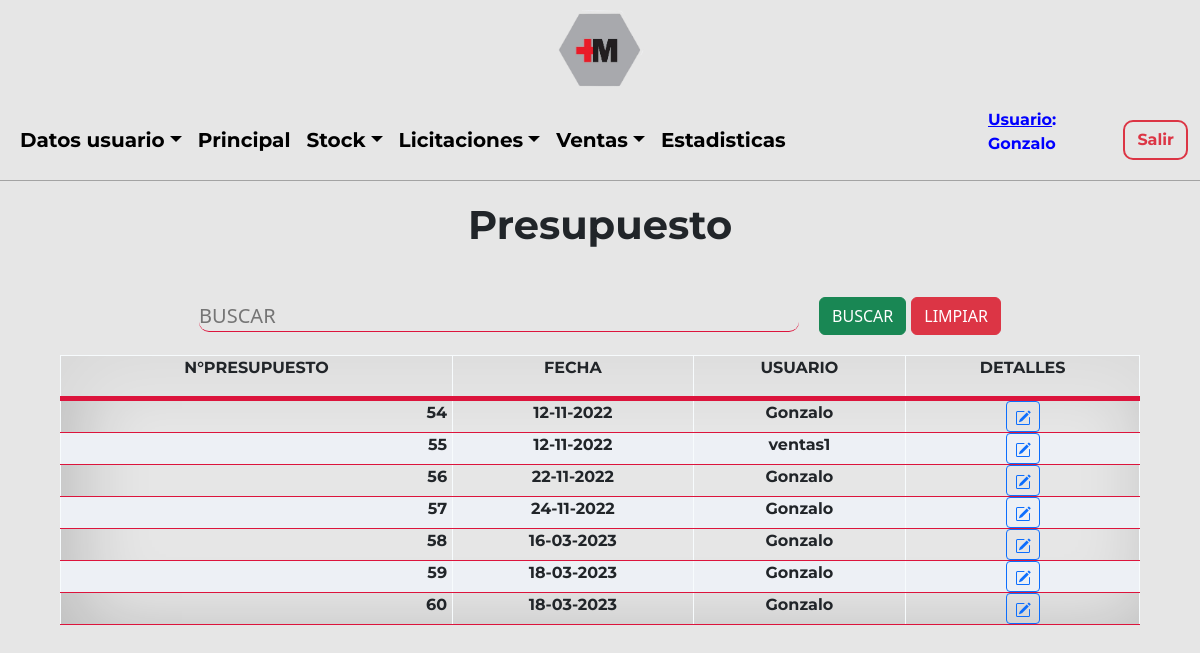
/Sistema/Ventas/presupuestos.php?ok (signed in), run on the app's committed database.
### tables this page shows
CREATE TABLE `usuario` (
  `idUsuario` int(3) NOT NULL,
  `usuario` text NOT NULL,
  `contraseña` varchar(60) NOT NULL,
  `idRol` int(2) NOT NULL,
  `idTipoUsuario` int(10) NOT NULL,
  `nombre` varchar(100) NOT NULL,
  `correo` varchar(100) NOT NULL,
  `direccion` varchar(100) NOT NULL,
  `idEstadoUsuario` int(2) NOT NULL
);

CREATE TABLE `documento` (
  `idDocumento` int(3) NOT NULL,
  `idEstadoDocumento` int(3) NOT NULL
);

### Sistema/Ventas/presupuestos.php (the view, shortened to what this page needs)
<?php
include('../../Utils/conexion.php');
$iduser = $_SESSION['usuario'];
$sql = "SELECT idUsuario, usuario, idRol FROM usuario WHERE usuario='$iduser'";
$resultado = $datos_base->query($sql);
$row = $resultado->fetch_assoc();
$nom = $row['usuario'];
$idRol = $row['idRol'];
?>
<!DOCTYPE html>
<html lang="en">
<head>
    <link href="https://cdn.jsdelivr.net/npm/bootstrap@5.2.0-beta1/dist/css/bootstrap.min.css" rel="stylesheet">
    <link rel="stylesheet" type="text/css" href="../../Css/estilos.css"/>
</head>
<body>
    <?php include('../Layouts/ventasHeader.php'); ?>
    <main>
        <section class="ini">
            <div class="ini-tit">
                <h1>Presupuesto</h1>
            </div>
            <div class="container">
                <form method="POST" action="./presupuestos.php">
                    <div class="form-grilla">
                        <div class="form-grilla-busc">
                            <input type="text" style="text-transform:uppercase;" name="buscar"  placeholder="Buscar" class="busc">
                        </div>
                        <div class="form-grilla-but">
                            <input class="btn btn-success" type="submit" name="btn2" value="BUSCAR"></input>
                            <input class="btn btn-danger" type="submit" name="btn1" value="LIMPIAR"></input>
                        </div>
                    </div>
                </form>
            </div>
            <?php
                    if($idRol == $rolgerente OR $idRol == $roladmin)
                    {
                    echo "<table>
                            <thead>
                                <tr>
                                    <th><p>N°PRESUPUESTO</p></th>
                                    <th><p>FECHA</p></th>
                                    <th><p>USUARIO</p></th>
                                    <th><p>DETALLES</p></th>
                                </tr>
                            </thead>
                        ";
                        if(isset($_POST['btn2']))
                                {
                                    $doc = $_POST['buscar'];
                                    $consulta=mysqli_query($datos_base, "SELECT d.idDocumento, m.fecha, u.usuario
                                    FROM documento d
                                    LEFT JOIN movimientodocumento AS m ON m.idDocumento = d.idDocumento
                                    LEFT JOIN datosdocumento AS da ON da.idDocumento = d.idDocumento
                                    LEFT JOIN usuario AS u ON u.idUsuario = da.idUsuario
                                    WHERE m.idEstadoDocumento = 2 AND (d.idDocumento LIKE '%$doc%' OR m.fecha LIKE '%$doc%' OR u.usuario LIKE '%$doc%')
                                    GROUP BY d.idDocumento");
                                    while($listar = mysqli_fetch_array($consulta))
                                    {
                                        $fec = date("d-m-Y", strtotime($listar['fecha']));
                                        echo
                                        "
                                            <tr>
                                            <td><h4 style='font-size:16px;text-align: right; margin-right: 5px; '>".$listar['idDocumento']."</h4 ></td>
                                            <td><h4 style='font-size:16px;'>".$fec."</h4 ></td>
                                            <td><h4 style='font-size:16px;'>".$listar['usuario']."</h4 ></td>
                                            <td class='text-center text-nowrap'><a class='btn btn-sm btn-outline-primary' href=./detallePresupuesto.php?no=".$listar['idDocumento']." class=mod><svg xmlns='http://www.w3.org/2000/svg' width='16' height='16' fill='currentColor' class='bi bi-pencil-square' viewBox='0 0 16 16'>
                                                <path d='M15.502 1.94a.5.5 0 0 1 0 .706L14.459 3.69l-2-2L13.502.646a.5.5 0 0 1 .707 0l1.293 1.293zm-1.75 2.456-2-2L4.939 9.21a.5.5 0 0 0-.121.196l-.805 2.414a.25.25 0 0 0 .316.316l2.414-.805a.5.5 0 0 0 .196-.12l6.813-6.814z'/>
                                                <path fill-rule='evenodd' d='M1 13.5A1.5 1.5 0 0 0 2.5 15h11a1.5 1.5 0 0 0 1.5-1.5v-6a.5.5 0 0 0-1 0v6a.5.5 0 0 1-.5.5h-11a.5.5 0 0 1-.5-.5v-11a.5.5 0 0 1 .5-.5H9a.5.5 0 0 0 0-1H2.5A1.5 1.5 0 0 0 1 2.5v11z'/>
                                            </svg></a></td>
                                            </tr>
                                        ";
                                    }
                                }
                                else{
                                $consulta=mysqli_query($datos_base, "SELECT d.idDocumento, m.fecha, u.usuario
                                FROM documento d
                                LEFT JOIN movimientodocumento AS m ON m.idDocumento = d.idDocumento
                                LEFT JOIN datosdocumento AS da ON da.idDocumento = d.idDocumento
                                LEFT JOIN usuario AS u ON u.idUsuario = da.idUsuario
                                WHERE m.idEstadoDocumento = 2
                                GROUP BY d.idDocumento");
                                    while($listar = mysqli_fetch_array($consulta))
                                    {
                                        $fec = date("d-m-Y", strtotime($listar['fecha']));
                                        echo
                                        "
                                            <tr>
                                            <td><h4 style='font-size:16px;text-align: right; margin-right: 5px; '>".$listar['idDocumento']."</h4 ></td>
                                            <td><h4 style='font-size:16px;'>".$fec."</h4 ></td>
                                            <td><h4 style='font-size:16px;'>".$listar['usuario']."</h4 ></td>
                                            <td class='text-center text-nowrap'><a class='btn btn-sm btn-outline-primary' href=./detallePresupuesto.php?no=".$listar['idDocumento']." class=mod><svg xmlns='http://www.w3.org/2000/svg' width='16' height='16' fill='currentColor' class='bi bi-pencil-square' viewBox='0 0 16 16'>
                                                <path d='M15.502 1.94a.5.5 0 0 1 0 .706L14.459 3.69l-2-2L13.502.646a.5.5 0 0 1 .707 0l1.293 1.293zm-1.75 2.456-2-2L4.939 9.21a.5.5 0 0 0-.121.196l-.805 2.414a.25.25 0 0 0 .316.316l2.414-.805a.5.5 0 0 0 .196-.12l6.813-6.814z'/>
                                                <path fill-rule='evenodd' d='M1 13.5A1.5 1.5 0 0 0 2.5 15h11a1.5 1.5 0 0 0 1.5-1.5v-6a.5.5 0 0 0-1 0v6a.5.5 0 0 1-.5.5h-11a.5.5 0 0 1-.5-.5v-11a.5.5 0 0 1 .5-.5H9a.5.5 0 0 0 0-1H2.5A1.5 1.5 0 0 0 1 2.5v11z'/>
                                            </svg></a></td>
                                            </tr>
                                        ";
                                    }
                                }
                                echo "</table>";
                            }
                        ?>
        </section>
    </main>
</body>
</html>

### Sistema/Layouts/ventasHeader.php (shortened to what this page needs)
<div class="cont-img">
        <a href="../principal.php" class="imagenb">
            <img src="../../Imagenes/c-titulo.png" alt="logo">
         </a>
    </div>
    <header class="hea-pri">
        <nav class="navbar navbar-expand-lg navbar-light">
            <div class="container-fluid navpri">
                <div class="collapse navbar-collapse" id="navbarNav">
                    <ul class="navbar-nav">
                    <li class="nav-item dropdown">
                            <a href="#" class="nav-link dropdown-toggle variacion" id="navbarDropdown" role="button" data-bs-toggle="dropdown" aria-expanded="false">Datos usuario</a>
                                <?php
                                    $rolgerente = 1;
                                    $roladmin = 2;
                                    $roldeposito = 3;
                                    $rolventas = 4;
                                    $rolobra = 5;
                                    $rolproveedor = 6;
                                ?>
                        </li>
                        <li class="nav-item">
                            <a href="../principal.php" class="nav-link variacion" aria-current="page">Principal</a>
                        </li>
                        <?php
                            if($idRol == $rolgerente OR $idRol == $roldeposito){
                        ?>
                        <li class="nav-item dropdown">
                            <a href="#" class="nav-link dropdown-toggle variacion" id="navbarDropdown" role="button" data-bs-toggle="dropdown" aria-expanded="false">Stock</a>
                        </li>
                        <?php
                            }
                        ?>
                        <?php
                            if($idRol == $rolgerente OR $idRol == $roladmin OR $idRol == $rolventas OR $idRol == $rolproveedor){
                        ?>
                        <li class="nav-item dropdown">
                            <a href="#" class="nav-link dropdown-toggle variacion" id="navbarDropdown" role="button" data-bs-toggle="dropdown" aria-expanded="false">Licitaciones</a>
                        </li>
                        <?php
                            }
                        ?>
                        <?php
                            if($idRol == $rolgerente OR $idRol == $roladmin OR $idRol == $rolobra){
                        ?>
                        <li class="nav-item dropdown">
                            <a href="#" class="nav-link dropdown-toggle variacion" id="navbarDropdown" role="button" data-bs-toggle="dropdown" aria-expanded="false">Ventas</a>
                        </li>
                        <?php
                            }
                        ?>
                        <?php
                            if($idRol == $rolgerente OR $idRol == $roladmin){
                        ?>
                        <li class="nav-item">
                            <a href="../estadisticas.php" class="nav-link variacion" aria-current="page">Estadisticas</a>
                        </li>
                        <?php
                            }
                        ?>
                    </ul>
                </div>
                <div class="not-exit">
                    <div class="not-exit-name">
                        <p style='color: blue; font-weight: bold;'><u>Usuario</u>: <?php echo $nom;?></p>
                    </div>
                   <div class="not-exit-exit">
                       <a href="../../Utils/salir.php">
                           <button class="btn btn-outline-danger" type="submit">Salir</button>
                        </a>
                   </div>
                </div>
            </div>
        </nav>
    </header>

### Css/estilos.css (style rules this page uses)
* { margin: 0; padding: 0; box-sizing: border-box; scroll-behavior: smooth; }
html, body { background-color: #e6e6e6; height: 100%; margin: 0; display: flex; flex-direction: column; }
nav { font-family: 'Montserrat', sans-serif; }
h1, h2 { cursor: default; }
h1, h3, h4, p { font-family: 'Montserrat', sans-serif; font-weight: bold; }
.hea-pri { border-bottom: 1px solid #a3a3a3; }
.variacion { text-decoration: none; background-image: linear-gradient(crimson, crimson); background-position: 0% 100%; background-repeat: no-repeat; background-size: 0% 2px; transition: background-size .4s; color: black; font-size: 20px; font-weight: bold; }
li { list-style: none; }
.cont-img { display: flex; justify-content: center; }
.imagenb { width: 100px; height: 100px; display: flex; justify-content: center; align-items: center; }
.imagenb img { width: 100%; }
.navpri { display: flex; justify-content: space-evenly; }
.not-exit { width: auto; display: flex; justify-content: center; align-items: center; flex-direction: row; gap: 5px; }
.ini { height: auto; display: flex; justify-content: center; align-items: center; flex-direction: column; }
.ini-tit { margin-top: 20px; margin-bottom: 40px; display: flex; justify-content: center; align-items: center; }
.form-grilla { display: flex; justify-content: center; flex-direction: row; }
.form-grilla-busc { display: flex; justify-content: center; align-items: center; }
.form-grilla-but { display: flex; justify-content: center; align-items: center; gap: 5px; }
.busc { min-width: 600px; margin-right: 20px; border-radius: 10px; font-size: 20px; background-color: transparent; border: none; border-bottom: 1px solid crimson; outline: none; }
table { margin-top: 20px; background-color: #dbe5e9; border-collapse: collapse; width: 90%; background-color: rgba(230, 230, 230, 0.65); box-shadow: 15px 6px 72px 4px rgba(0, 0, 0, 0.18) inset; -webkit-box-shadow: 15px 6px 72px 4px rgba(0, 0, 0, 0.18) inset; -moz-box-shadow: 15px 6px 72px 4px rgba(0, 0, 0, 0.18) inset; }
th, td { text-align: center; border: solid 1px #f7fbfd; border-bottom: solid 1px crimson; font-weight: bold; }
thead { background-color: rgba(230, 230, 230, 0.65); border-bottom: solid 5px crimson; width: 100%; }
tr:nth-child(even) { background-color: #edf0f5; }
.not-exit { width: 200px; display: flex; justify-content: space-around; align-items: center; }
.not-exit-name { cursor: default; display: flex; justify-content: center; align-items: center; }
.not-exit-exit { display: flex; justify-content: center; align-items: center; }
.btn-outline-danger { font-weight: bold; border-radius: 10px; border: 2px solid; }

### data on the page
usuario: usuario "Gonzalo"
documento: idDocumento "54", fec "12-11-2022", usuario "Gonzalo"
documento: idDocumento "55", fec "12-11-2022", usuario "ventas1"
documento: idDocumento "56", fec "22-11-2022", usuario "Gonzalo"
documento: idDocumento "57", fec "24-11-2022", usuario "Gonzalo"
documento: idDocumento "58", fec "16-03-2023", usuario "Gonzalo"
documento: idDocumento "59", fec "18-03-2023", usuario "Gonzalo"
documento: idDocumento "60", fec "18-03-2023", usuario "Gonzalo"
